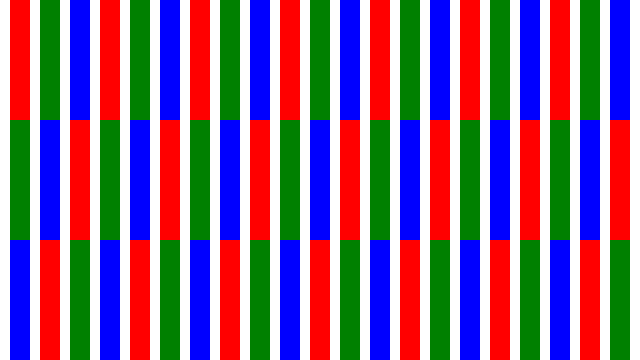

Here is the Python script that generated this plot:
import Image
import ImageDraw

image = Image.new('RGB', (640, 360))

draw = ImageDraw.Draw(image)

draw.rectangle(((0, 0), (639, 359)), 'rgb(100%, 100%, 100%)')

colors = ('red', 'green', 'blue')

for n in range(21):
    x1 = 10 + n * 30
    x2 = x1 + 19 

    draw.rectangle(((x1, 0), (x2, 119)), colors[n % 3])
    draw.rectangle(((x1, 120), (x2, 239)), colors[(n + 1) % 3])
    draw.rectangle(((x1, 240), (x2, 359)), colors[(n + 2) % 3])

image.save('fringe.png', 'PNG')

# ex:et:sw=4:ts=4
